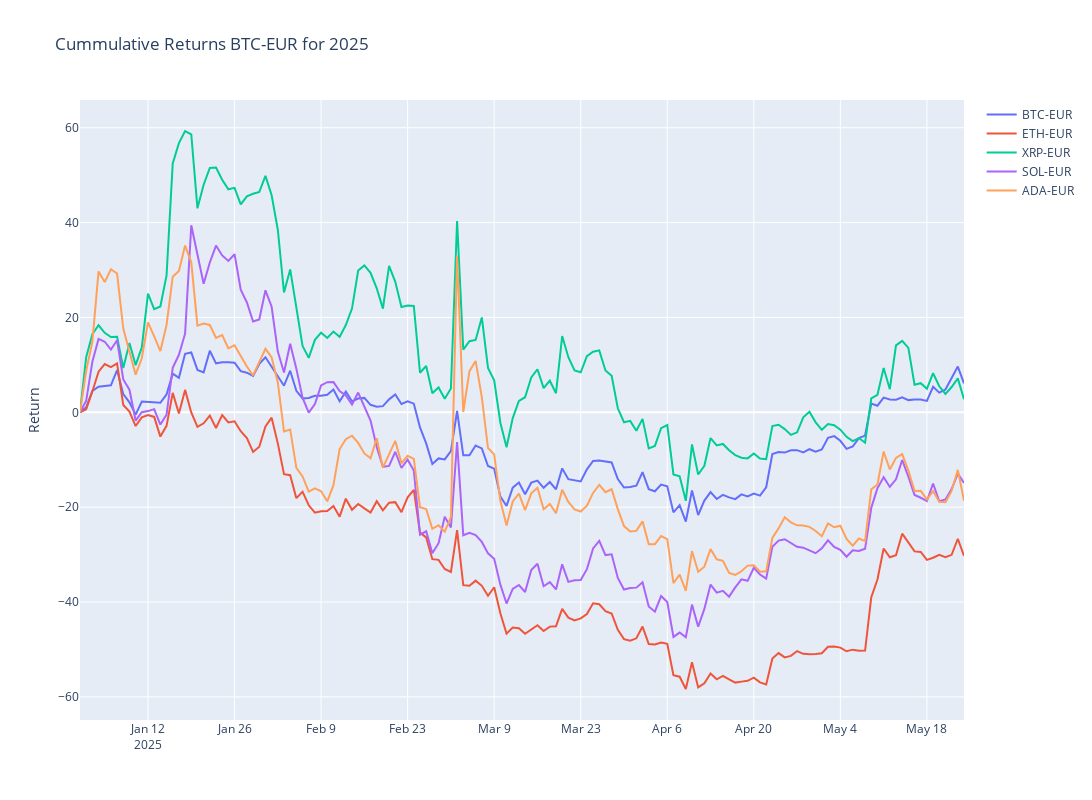

Write notebook code for a chart like this one.
### Code cell
# Plotly
fig = make_subplots()

# Graph (1,1)
# Loop all stock files and get cummulative return for year
for stock in tqdm(index_list):
    f = os.path.join("../input", stock)
    df = pd.read_csv(f+".csv",index_col="Date",parse_dates=True)
    df['Cummulative_Return'] = cumulative_return(df["Adj Close"].loc[year])
    fig.add_trace(go.Scatter(x=df['Cummulative_Return'].loc[year].index,y=df['Cummulative_Return'].loc[year],mode="lines",name=stock.split('.')[0]),row=1,col=1)

# Update xaxis properties
fig.update_yaxes(title_text="Return", row=1, col=1)

fig.update_layout(height=800, width=1300,showlegend=True,title=f"Cummulative Returns {ticker} for {year}")

fig.show()

### Figure 1 — Plotly figure (JSON) as saved in the notebook; plotly's stock layout.template omitted (floating-point values rounded to 4 significant figures; data arrays with more than 128 entries replaced by an {"elided": "..."} marker saying what was removed)
{"data": [{"mode": "lines", "name": "BTC-EUR", "type": "scatter", "x": {"elided": "144 str values"}, "xaxis": "x", "y": {"elided": "144 float values"}, "yaxis": "y"}, {"mode": "lines", "name": "ETH-EUR", "type": "scatter", "x": {"elided": "144 str values"}, "xaxis": "x", "y": {"elided": "144 float values"}, "yaxis": "y"}, {"mode": "lines", "name": "XRP-EUR", "type": "scatter", "x": {"elided": "144 str values"}, "xaxis": "x", "y": {"elided": "144 float values"}, "yaxis": "y"}, {"mode": "lines", "name": "SOL-EUR", "type": "scatter", "x": {"elided": "144 str values"}, "xaxis": "x", "y": {"elided": "144 float values"}, "yaxis": "y"}, {"mode": "lines", "name": "ADA-EUR", "type": "scatter", "x": {"elided": "144 str values"}, "xaxis": "x", "y": {"elided": "144 float values"}, "yaxis": "y"}], "layout": {"height": 800, "showlegend": true, "title": {"text": "Cummulative Returns BTC-EUR for 2025"}, "width": 1300, "xaxis": {"anchor": "y", "domain": [0, 1]}, "yaxis": {"anchor": "x", "domain": [0, 1], "title": {"text": "Return"}}}}
